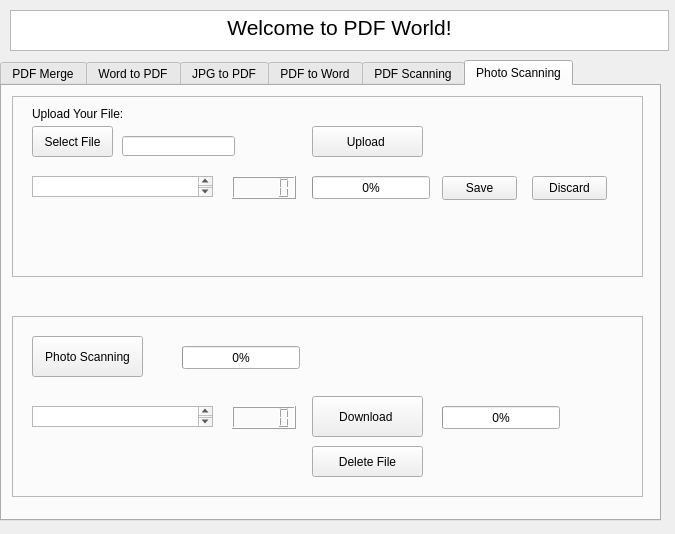
<?xml version="1.0" encoding="UTF-8"?>
<ui version="4.0">
 <class>Dialog</class>
 <widget class="QDialog" name="Dialog">
  <property name="geometry">
   <rect>
    <x>0</x>
    <y>0</y>
    <width>675</width>
    <height>534</height>
   </rect>
  </property>
  <property name="windowTitle">
   <string>Dialog</string>
  </property>
  <widget class="QTextEdit" name="textEdit">
   <property name="geometry">
    <rect>
     <x>10</x>
     <y>10</y>
     <width>659</width>
     <height>41</height>
    </rect>
   </property>
   <property name="html">
    <string>&lt;!DOCTYPE HTML PUBLIC &quot;-//W3C//DTD HTML 4.0//EN&quot; &quot;http://www.w3.org/TR/REC-html40/strict.dtd&quot;&gt;
&lt;html&gt;&lt;head&gt;&lt;meta name=&quot;qrichtext&quot; content=&quot;1&quot; /&gt;&lt;meta charset=&quot;utf-8&quot; /&gt;&lt;style type=&quot;text/css&quot;&gt;
p, li { white-space: pre-wrap; }
hr { height: 1px; border-width: 0; }
li.unchecked::marker { content: &quot;\2610&quot;; }
li.checked::marker { content: &quot;\2612&quot;; }
&lt;/style&gt;&lt;/head&gt;&lt;body style=&quot; font-family:'Microsoft YaHei UI'; font-size:9pt; font-weight:400; font-style:normal;&quot;&gt;
&lt;p align=&quot;center&quot; style=&quot; margin-top:0px; margin-bottom:0px; margin-left:0px; margin-right:0px; -qt-block-indent:0; text-indent:0px;&quot;&gt;&lt;span style=&quot; font-size:16pt;&quot;&gt;Welcome to PDF World!&lt;/span&gt;&lt;/p&gt;&lt;/body&gt;&lt;/html&gt;</string>
   </property>
  </widget>
  <widget class="QTabWidget" name="tabWidget">
   <property name="geometry">
    <rect>
     <x>0</x>
     <y>60</y>
     <width>661</width>
     <height>461</height>
    </rect>
   </property>
   <property name="toolTip">
    <string>&lt;html&gt;&lt;head/&gt;&lt;body&gt;&lt;p&gt;&lt;br/&gt;&lt;/p&gt;&lt;/body&gt;&lt;/html&gt;</string>
   </property>
   <property name="currentIndex">
    <number>5</number>
   </property>
   <widget class="QWidget" name="tab">
    <attribute name="title">
     <string>PDF Merge</string>
    </attribute>
    <widget class="QFrame" name="frame_3">
     <property name="geometry">
      <rect>
       <x>10</x>
       <y>230</y>
       <width>631</width>
       <height>181</height>
      </rect>
     </property>
     <property name="frameShape">
      <enum>QFrame::Shape::StyledPanel</enum>
     </property>
     <property name="frameShadow">
      <enum>QFrame::Shadow::Raised</enum>
     </property>
     <widget class="QPushButton" name="pushButton_4">
      <property name="geometry">
       <rect>
        <x>20</x>
        <y>20</y>
        <width>111</width>
        <height>41</height>
       </rect>
      </property>
      <property name="text">
       <string>PDF Merge</string>
      </property>
     </widget>
     <widget class="QPushButton" name="pushButton_3">
      <property name="geometry">
       <rect>
        <x>300</x>
        <y>80</y>
        <width>111</width>
        <height>41</height>
       </rect>
      </property>
      <property name="text">
       <string>Download </string>
      </property>
     </widget>
     <widget class="QProgressBar" name="progressBar_5">
      <property name="geometry">
       <rect>
        <x>170</x>
        <y>30</y>
        <width>118</width>
        <height>23</height>
       </rect>
      </property>
      <property name="value">
       <number>0</number>
      </property>
     </widget>
     <widget class="QProgressBar" name="progressBar_6">
      <property name="geometry">
       <rect>
        <x>430</x>
        <y>90</y>
        <width>118</width>
        <height>23</height>
       </rect>
      </property>
      <property name="value">
       <number>0</number>
      </property>
     </widget>
     <widget class="QPushButton" name="pushButton_32">
      <property name="geometry">
       <rect>
        <x>300</x>
        <y>130</y>
        <width>111</width>
        <height>31</height>
       </rect>
      </property>
      <property name="text">
       <string>Delete File</string>
      </property>
     </widget>
     <widget class="QTextBrowser" name="textBrowser_3">
      <property name="geometry">
       <rect>
        <x>20</x>
        <y>90</y>
        <width>181</width>
        <height>21</height>
       </rect>
      </property>
     </widget>
     <widget class="QLCDNumber" name="lcdNumber_3">
      <property name="geometry">
       <rect>
        <x>220</x>
        <y>90</y>
        <width>64</width>
        <height>23</height>
       </rect>
      </property>
     </widget>
    </widget>
    <widget class="QFrame" name="frame_18">
     <property name="geometry">
      <rect>
       <x>10</x>
       <y>10</y>
       <width>631</width>
       <height>191</height>
      </rect>
     </property>
     <property name="frameShape">
      <enum>QFrame::Shape::StyledPanel</enum>
     </property>
     <property name="frameShadow">
      <enum>QFrame::Shadow::Raised</enum>
     </property>
     <widget class="QLabel" name="label_12">
      <property name="geometry">
       <rect>
        <x>20</x>
        <y>10</y>
        <width>111</width>
        <height>16</height>
       </rect>
      </property>
      <property name="text">
       <string>Upload Your File:</string>
      </property>
     </widget>
     <widget class="QProgressBar" name="progressBar_26">
      <property name="geometry">
       <rect>
        <x>300</x>
        <y>80</y>
        <width>118</width>
        <height>23</height>
       </rect>
      </property>
      <property name="value">
       <number>0</number>
      </property>
     </widget>
     <widget class="QPushButton" name="pushButton_30">
      <property name="geometry">
       <rect>
        <x>20</x>
        <y>30</y>
        <width>81</width>
        <height>31</height>
       </rect>
      </property>
      <property name="text">
       <string>Select File</string>
      </property>
     </widget>
     <widget class="QPushButton" name="pushButton_31">
      <property name="geometry">
       <rect>
        <x>300</x>
        <y>30</y>
        <width>111</width>
        <height>31</height>
       </rect>
      </property>
      <property name="text">
       <string>Upload </string>
      </property>
     </widget>
     <widget class="QLineEdit" name="lineEditFilePath_6">
      <property name="geometry">
       <rect>
        <x>110</x>
        <y>40</y>
        <width>113</width>
        <height>20</height>
       </rect>
      </property>
     </widget>
     <widget class="QProgressBar" name="progressBar_27">
      <property name="geometry">
       <rect>
        <x>300</x>
        <y>120</y>
        <width>118</width>
        <height>23</height>
       </rect>
      </property>
      <property name="value">
       <number>0</number>
      </property>
     </widget>
     <widget class="QTextBrowser" name="textBrowser">
      <property name="geometry">
       <rect>
        <x>20</x>
        <y>80</y>
        <width>181</width>
        <height>21</height>
       </rect>
      </property>
     </widget>
     <widget class="QTextBrowser" name="textBrowser_2">
      <property name="geometry">
       <rect>
        <x>20</x>
        <y>120</y>
        <width>181</width>
        <height>21</height>
       </rect>
      </property>
     </widget>
     <widget class="QLCDNumber" name="lcdNumber">
      <property name="geometry">
       <rect>
        <x>220</x>
        <y>80</y>
        <width>64</width>
        <height>23</height>
       </rect>
      </property>
     </widget>
     <widget class="QLCDNumber" name="lcdNumber_2">
      <property name="geometry">
       <rect>
        <x>220</x>
        <y>120</y>
        <width>64</width>
        <height>23</height>
       </rect>
      </property>
     </widget>
     <widget class="QPushButton" name="pushButton">
      <property name="geometry">
       <rect>
        <x>430</x>
        <y>80</y>
        <width>75</width>
        <height>24</height>
       </rect>
      </property>
      <property name="text">
       <string>Save</string>
      </property>
     </widget>
     <widget class="QPushButton" name="pushButton_2">
      <property name="geometry">
       <rect>
        <x>430</x>
        <y>120</y>
        <width>75</width>
        <height>24</height>
       </rect>
      </property>
      <property name="text">
       <string>Save</string>
      </property>
     </widget>
     <widget class="QPushButton" name="pushButton_5">
      <property name="geometry">
       <rect>
        <x>520</x>
        <y>80</y>
        <width>75</width>
        <height>24</height>
       </rect>
      </property>
      <property name="text">
       <string>Discard</string>
      </property>
     </widget>
     <widget class="QPushButton" name="pushButton_6">
      <property name="geometry">
       <rect>
        <x>520</x>
        <y>120</y>
        <width>75</width>
        <height>24</height>
       </rect>
      </property>
      <property name="text">
       <string>Discard</string>
      </property>
     </widget>
    </widget>
   </widget>
   <widget class="QWidget" name="tab_2">
    <attribute name="title">
     <string>Word to PDF</string>
    </attribute>
    <widget class="QFrame" name="frame_9">
     <property name="geometry">
      <rect>
       <x>10</x>
       <y>230</y>
       <width>631</width>
       <height>181</height>
      </rect>
     </property>
     <property name="frameShape">
      <enum>QFrame::Shape::StyledPanel</enum>
     </property>
     <property name="frameShadow">
      <enum>QFrame::Shadow::Raised</enum>
     </property>
     <widget class="QPushButton" name="pushButton_10">
      <property name="geometry">
       <rect>
        <x>20</x>
        <y>20</y>
        <width>111</width>
        <height>41</height>
       </rect>
      </property>
      <property name="text">
       <string>Word to PDF</string>
      </property>
     </widget>
     <widget class="QPushButton" name="pushButton_11">
      <property name="geometry">
       <rect>
        <x>300</x>
        <y>80</y>
        <width>111</width>
        <height>41</height>
       </rect>
      </property>
      <property name="text">
       <string>Download </string>
      </property>
     </widget>
     <widget class="QProgressBar" name="progressBar_12">
      <property name="geometry">
       <rect>
        <x>170</x>
        <y>30</y>
        <width>118</width>
        <height>23</height>
       </rect>
      </property>
      <property name="value">
       <number>0</number>
      </property>
     </widget>
     <widget class="QProgressBar" name="progressBar_13">
      <property name="geometry">
       <rect>
        <x>430</x>
        <y>90</y>
        <width>118</width>
        <height>23</height>
       </rect>
      </property>
      <property name="value">
       <number>0</number>
      </property>
     </widget>
     <widget class="QTextBrowser" name="textBrowser_9">
      <property name="geometry">
       <rect>
        <x>20</x>
        <y>90</y>
        <width>181</width>
        <height>21</height>
       </rect>
      </property>
     </widget>
     <widget class="QLCDNumber" name="lcdNumber_9">
      <property name="geometry">
       <rect>
        <x>220</x>
        <y>90</y>
        <width>64</width>
        <height>23</height>
       </rect>
      </property>
     </widget>
     <widget class="QPushButton" name="pushButton_33">
      <property name="geometry">
       <rect>
        <x>300</x>
        <y>130</y>
        <width>111</width>
        <height>31</height>
       </rect>
      </property>
      <property name="text">
       <string>Delete File</string>
      </property>
     </widget>
    </widget>
    <widget class="QFrame" name="frame_17">
     <property name="geometry">
      <rect>
       <x>10</x>
       <y>10</y>
       <width>631</width>
       <height>181</height>
      </rect>
     </property>
     <property name="frameShape">
      <enum>QFrame::Shape::StyledPanel</enum>
     </property>
     <property name="frameShadow">
      <enum>QFrame::Shadow::Raised</enum>
     </property>
     <widget class="QLabel" name="label_11">
      <property name="geometry">
       <rect>
        <x>20</x>
        <y>10</y>
        <width>111</width>
        <height>16</height>
       </rect>
      </property>
      <property name="text">
       <string>Upload Your File:</string>
      </property>
     </widget>
     <widget class="QProgressBar" name="progressBar_25">
      <property name="geometry">
       <rect>
        <x>300</x>
        <y>80</y>
        <width>118</width>
        <height>23</height>
       </rect>
      </property>
      <property name="value">
       <number>0</number>
      </property>
     </widget>
     <widget class="QPushButton" name="pushButton_28">
      <property name="geometry">
       <rect>
        <x>20</x>
        <y>30</y>
        <width>81</width>
        <height>31</height>
       </rect>
      </property>
      <property name="text">
       <string>Select File</string>
      </property>
     </widget>
     <widget class="QPushButton" name="pushButton_29">
      <property name="geometry">
       <rect>
        <x>300</x>
        <y>30</y>
        <width>111</width>
        <height>31</height>
       </rect>
      </property>
      <property name="text">
       <string>Upload </string>
      </property>
     </widget>
     <widget class="QLineEdit" name="lineEditFilePath_5">
      <property name="geometry">
       <rect>
        <x>110</x>
        <y>40</y>
        <width>113</width>
        <height>20</height>
       </rect>
      </property>
     </widget>
     <widget class="QTextBrowser" name="textBrowser_4">
      <property name="geometry">
       <rect>
        <x>20</x>
        <y>80</y>
        <width>181</width>
        <height>21</height>
       </rect>
      </property>
     </widget>
     <widget class="QLCDNumber" name="lcdNumber_4">
      <property name="geometry">
       <rect>
        <x>220</x>
        <y>80</y>
        <width>64</width>
        <height>23</height>
       </rect>
      </property>
     </widget>
     <widget class="QPushButton" name="pushButton_7">
      <property name="geometry">
       <rect>
        <x>520</x>
        <y>80</y>
        <width>75</width>
        <height>24</height>
       </rect>
      </property>
      <property name="text">
       <string>Discard</string>
      </property>
     </widget>
     <widget class="QPushButton" name="pushButton_8">
      <property name="geometry">
       <rect>
        <x>430</x>
        <y>80</y>
        <width>75</width>
        <height>24</height>
       </rect>
      </property>
      <property name="text">
       <string>Save</string>
      </property>
     </widget>
    </widget>
   </widget>
   <widget class="QWidget" name="tab_3">
    <attribute name="title">
     <string>JPG to PDF</string>
    </attribute>
    <widget class="QFrame" name="frame_10">
     <property name="geometry">
      <rect>
       <x>10</x>
       <y>230</y>
       <width>631</width>
       <height>181</height>
      </rect>
     </property>
     <property name="frameShape">
      <enum>QFrame::Shape::StyledPanel</enum>
     </property>
     <property name="frameShadow">
      <enum>QFrame::Shadow::Raised</enum>
     </property>
     <widget class="QPushButton" name="pushButton_12">
      <property name="geometry">
       <rect>
        <x>20</x>
        <y>20</y>
        <width>111</width>
        <height>41</height>
       </rect>
      </property>
      <property name="text">
       <string>JPG to PDF</string>
      </property>
     </widget>
     <widget class="QPushButton" name="pushButton_13">
      <property name="geometry">
       <rect>
        <x>300</x>
        <y>80</y>
        <width>111</width>
        <height>41</height>
       </rect>
      </property>
      <property name="text">
       <string>Download </string>
      </property>
     </widget>
     <widget class="QProgressBar" name="progressBar_14">
      <property name="geometry">
       <rect>
        <x>170</x>
        <y>30</y>
        <width>118</width>
        <height>23</height>
       </rect>
      </property>
      <property name="value">
       <number>0</number>
      </property>
     </widget>
     <widget class="QProgressBar" name="progressBar_15">
      <property name="geometry">
       <rect>
        <x>430</x>
        <y>90</y>
        <width>118</width>
        <height>23</height>
       </rect>
      </property>
      <property name="value">
       <number>0</number>
      </property>
     </widget>
     <widget class="QTextBrowser" name="textBrowser_10">
      <property name="geometry">
       <rect>
        <x>20</x>
        <y>90</y>
        <width>181</width>
        <height>21</height>
       </rect>
      </property>
     </widget>
     <widget class="QLCDNumber" name="lcdNumber_10">
      <property name="geometry">
       <rect>
        <x>220</x>
        <y>90</y>
        <width>64</width>
        <height>23</height>
       </rect>
      </property>
     </widget>
     <widget class="QPushButton" name="pushButton_34">
      <property name="geometry">
       <rect>
        <x>300</x>
        <y>130</y>
        <width>111</width>
        <height>31</height>
       </rect>
      </property>
      <property name="text">
       <string>Delete File</string>
      </property>
     </widget>
    </widget>
    <widget class="QFrame" name="frame_16">
     <property name="geometry">
      <rect>
       <x>10</x>
       <y>10</y>
       <width>631</width>
       <height>181</height>
      </rect>
     </property>
     <property name="frameShape">
      <enum>QFrame::Shape::StyledPanel</enum>
     </property>
     <property name="frameShadow">
      <enum>QFrame::Shadow::Raised</enum>
     </property>
     <widget class="QLabel" name="label_10">
      <property name="geometry">
       <rect>
        <x>20</x>
        <y>10</y>
        <width>111</width>
        <height>16</height>
       </rect>
      </property>
      <property name="text">
       <string>Upload Your File:</string>
      </property>
     </widget>
     <widget class="QProgressBar" name="progressBar_24">
      <property name="geometry">
       <rect>
        <x>300</x>
        <y>80</y>
        <width>118</width>
        <height>23</height>
       </rect>
      </property>
      <property name="value">
       <number>0</number>
      </property>
     </widget>
     <widget class="QPushButton" name="pushButton_26">
      <property name="geometry">
       <rect>
        <x>20</x>
        <y>30</y>
        <width>81</width>
        <height>31</height>
       </rect>
      </property>
      <property name="text">
       <string>Select File</string>
      </property>
     </widget>
     <widget class="QPushButton" name="pushButton_27">
      <property name="geometry">
       <rect>
        <x>300</x>
        <y>30</y>
        <width>111</width>
        <height>31</height>
       </rect>
      </property>
      <property name="text">
       <string>Upload </string>
      </property>
     </widget>
     <widget class="QLineEdit" name="lineEditFilePath_4">
      <property name="geometry">
       <rect>
        <x>110</x>
        <y>40</y>
        <width>113</width>
        <height>20</height>
       </rect>
      </property>
     </widget>
     <widget class="QPushButton" name="pushButton_38">
      <property name="geometry">
       <rect>
        <x>430</x>
        <y>80</y>
        <width>75</width>
        <height>24</height>
       </rect>
      </property>
      <property name="text">
       <string>Save</string>
      </property>
     </widget>
     <widget class="QPushButton" name="pushButton_9">
      <property name="geometry">
       <rect>
        <x>520</x>
        <y>80</y>
        <width>75</width>
        <height>24</height>
       </rect>
      </property>
      <property name="text">
       <string>Discard</string>
      </property>
     </widget>
    </widget>
    <widget class="QTextBrowser" name="textBrowser_5">
     <property name="geometry">
      <rect>
       <x>30</x>
       <y>90</y>
       <width>181</width>
       <height>21</height>
      </rect>
     </property>
    </widget>
    <widget class="QLCDNumber" name="lcdNumber_5">
     <property name="geometry">
      <rect>
       <x>230</x>
       <y>90</y>
       <width>64</width>
       <height>23</height>
      </rect>
     </property>
    </widget>
   </widget>
   <widget class="QWidget" name="tab_4">
    <attribute name="title">
     <string>PDF to Word</string>
    </attribute>
    <widget class="QFrame" name="frame_11">
     <property name="geometry">
      <rect>
       <x>10</x>
       <y>230</y>
       <width>631</width>
       <height>181</height>
      </rect>
     </property>
     <property name="frameShape">
      <enum>QFrame::Shape::StyledPanel</enum>
     </property>
     <property name="frameShadow">
      <enum>QFrame::Shadow::Raised</enum>
     </property>
     <widget class="QPushButton" name="pushButton_14">
      <property name="geometry">
       <rect>
        <x>20</x>
        <y>20</y>
        <width>111</width>
        <height>41</height>
       </rect>
      </property>
      <property name="text">
       <string>PDF to Word</string>
      </property>
     </widget>
     <widget class="QPushButton" name="pushButton_15">
      <property name="geometry">
       <rect>
        <x>300</x>
        <y>80</y>
        <width>111</width>
        <height>41</height>
       </rect>
      </property>
      <property name="text">
       <string>Download </string>
      </property>
     </widget>
     <widget class="QProgressBar" name="progressBar_16">
      <property name="geometry">
       <rect>
        <x>170</x>
        <y>30</y>
        <width>118</width>
        <height>23</height>
       </rect>
      </property>
      <property name="value">
       <number>0</number>
      </property>
     </widget>
     <widget class="QProgressBar" name="progressBar_17">
      <property name="geometry">
       <rect>
        <x>430</x>
        <y>90</y>
        <width>118</width>
        <height>23</height>
       </rect>
      </property>
      <property name="value">
       <number>0</number>
      </property>
     </widget>
     <widget class="QTextBrowser" name="textBrowser_11">
      <property name="geometry">
       <rect>
        <x>20</x>
        <y>90</y>
        <width>181</width>
        <height>21</height>
       </rect>
      </property>
     </widget>
     <widget class="QLCDNumber" name="lcdNumber_11">
      <property name="geometry">
       <rect>
        <x>220</x>
        <y>90</y>
        <width>64</width>
        <height>23</height>
       </rect>
      </property>
     </widget>
     <widget class="QPushButton" name="pushButton_35">
      <property name="geometry">
       <rect>
        <x>300</x>
        <y>130</y>
        <width>111</width>
        <height>31</height>
       </rect>
      </property>
      <property name="text">
       <string>Delete File</string>
      </property>
     </widget>
    </widget>
    <widget class="QFrame" name="frame_15">
     <property name="geometry">
      <rect>
       <x>10</x>
       <y>10</y>
       <width>631</width>
       <height>181</height>
      </rect>
     </property>
     <property name="frameShape">
      <enum>QFrame::Shape::StyledPanel</enum>
     </property>
     <property name="frameShadow">
      <enum>QFrame::Shadow::Raised</enum>
     </property>
     <widget class="QLabel" name="label_9">
      <property name="geometry">
       <rect>
        <x>20</x>
        <y>10</y>
        <width>111</width>
        <height>16</height>
       </rect>
      </property>
      <property name="text">
       <string>Upload Your File:</string>
      </property>
     </widget>
     <widget class="QProgressBar" name="progressBar_23">
      <property name="geometry">
       <rect>
        <x>300</x>
        <y>80</y>
        <width>118</width>
        <height>23</height>
       </rect>
      </property>
      <property name="value">
       <number>0</number>
      </property>
     </widget>
     <widget class="QPushButton" name="pushButton_24">
      <property name="geometry">
       <rect>
        <x>20</x>
        <y>30</y>
        <width>81</width>
        <height>31</height>
       </rect>
      </property>
      <property name="text">
       <string>Select File</string>
      </property>
     </widget>
     <widget class="QPushButton" name="pushButton_25">
      <property name="geometry">
       <rect>
        <x>300</x>
        <y>30</y>
        <width>111</width>
        <height>31</height>
       </rect>
      </property>
      <property name="text">
       <string>Upload </string>
      </property>
     </widget>
     <widget class="QLineEdit" name="lineEditFilePath_3">
      <property name="geometry">
       <rect>
        <x>110</x>
        <y>40</y>
        <width>113</width>
        <height>20</height>
       </rect>
      </property>
     </widget>
     <widget class="QTextBrowser" name="textBrowser_6">
      <property name="geometry">
       <rect>
        <x>20</x>
        <y>80</y>
        <width>181</width>
        <height>21</height>
       </rect>
      </property>
     </widget>
     <widget class="QLCDNumber" name="lcdNumber_6">
      <property name="geometry">
       <rect>
        <x>220</x>
        <y>80</y>
        <width>64</width>
        <height>23</height>
       </rect>
      </property>
     </widget>
     <widget class="QPushButton" name="pushButton_39">
      <property name="geometry">
       <rect>
        <x>520</x>
        <y>80</y>
        <width>75</width>
        <height>24</height>
       </rect>
      </property>
      <property name="text">
       <string>Discard</string>
      </property>
     </widget>
     <widget class="QPushButton" name="pushButton_40">
      <property name="geometry">
       <rect>
        <x>430</x>
        <y>80</y>
        <width>75</width>
        <height>24</height>
       </rect>
      </property>
      <property name="text">
       <string>Save</string>
      </property>
     </widget>
    </widget>
   </widget>
   <widget class="QWidget" name="tab_5">
    <attribute name="title">
     <string>PDF Scanning</string>
    </attribute>
    <widget class="QFrame" name="frame_12">
     <property name="geometry">
      <rect>
       <x>10</x>
       <y>230</y>
       <width>631</width>
       <height>181</height>
      </rect>
     </property>
     <property name="frameShape">
      <enum>QFrame::Shape::StyledPanel</enum>
     </property>
     <property name="frameShadow">
      <enum>QFrame::Shadow::Raised</enum>
     </property>
     <widget class="QPushButton" name="pushButton_16">
      <property name="geometry">
       <rect>
        <x>20</x>
        <y>20</y>
        <width>111</width>
        <height>41</height>
       </rect>
      </property>
      <property name="text">
       <string>PDF Scanning</string>
      </property>
     </widget>
     <widget class="QPushButton" name="pushButton_17">
      <property name="geometry">
       <rect>
        <x>300</x>
        <y>80</y>
        <width>111</width>
        <height>41</height>
       </rect>
      </property>
      <property name="text">
       <string>Download </string>
      </property>
     </widget>
     <widget class="QProgressBar" name="progressBar_18">
      <property name="geometry">
       <rect>
        <x>170</x>
        <y>30</y>
        <width>118</width>
        <height>23</height>
       </rect>
      </property>
      <property name="value">
       <number>0</number>
      </property>
     </widget>
     <widget class="QProgressBar" name="progressBar_19">
      <property name="geometry">
       <rect>
        <x>430</x>
        <y>90</y>
        <width>118</width>
        <height>23</height>
       </rect>
      </property>
      <property name="value">
       <number>0</number>
      </property>
     </widget>
     <widget class="QTextBrowser" name="textBrowser_12">
      <property name="geometry">
       <rect>
        <x>20</x>
        <y>90</y>
        <width>181</width>
        <height>21</height>
       </rect>
      </property>
     </widget>
     <widget class="QLCDNumber" name="lcdNumber_12">
      <property name="geometry">
       <rect>
        <x>220</x>
        <y>90</y>
        <width>64</width>
        <height>23</height>
       </rect>
      </property>
     </widget>
     <widget class="QPushButton" name="pushButton_36">
      <property name="geometry">
       <rect>
        <x>300</x>
        <y>130</y>
        <width>111</width>
        <height>31</height>
       </rect>
      </property>
      <property name="text">
       <string>Delete File</string>
      </property>
     </widget>
    </widget>
    <widget class="QFrame" name="frame_14">
     <property name="geometry">
      <rect>
       <x>10</x>
       <y>10</y>
       <width>631</width>
       <height>181</height>
      </rect>
     </property>
     <property name="frameShape">
      <enum>QFrame::Shape::StyledPanel</enum>
     </property>
     <property name="frameShadow">
      <enum>QFrame::Shadow::Raised</enum>
     </property>
     <widget class="QLabel" name="label_8">
      <property name="geometry">
       <rect>
        <x>20</x>
        <y>10</y>
        <width>111</width>
        <height>16</height>
       </rect>
      </property>
      <property name="text">
       <string>Upload Your File:</string>
      </property>
     </widget>
     <widget class="QProgressBar" name="progressBar_22">
      <property name="geometry">
       <rect>
        <x>300</x>
        <y>80</y>
        <width>118</width>
        <height>23</height>
       </rect>
      </property>
      <property name="value">
       <number>0</number>
      </property>
     </widget>
     <widget class="QPushButton" name="pushButton_22">
      <property name="geometry">
       <rect>
        <x>20</x>
        <y>30</y>
        <width>81</width>
        <height>31</height>
       </rect>
      </property>
      <property name="text">
       <string>Select File</string>
      </property>
     </widget>
     <widget class="QPushButton" name="pushButton_23">
      <property name="geometry">
       <rect>
        <x>300</x>
        <y>30</y>
        <width>111</width>
        <height>31</height>
       </rect>
      </property>
      <property name="text">
       <string>Upload </string>
      </property>
     </widget>
     <widget class="QLineEdit" name="lineEditFilePath_2">
      <property name="geometry">
       <rect>
        <x>110</x>
        <y>40</y>
        <width>113</width>
        <height>20</height>
       </rect>
      </property>
     </widget>
     <widget class="QTextBrowser" name="textBrowser_7">
      <property name="geometry">
       <rect>
        <x>20</x>
        <y>80</y>
        <width>181</width>
        <height>21</height>
       </rect>
      </property>
     </widget>
     <widget class="QLCDNumber" name="lcdNumber_7">
      <property name="geometry">
       <rect>
        <x>220</x>
        <y>80</y>
        <width>64</width>
        <height>23</height>
       </rect>
      </property>
     </widget>
     <widget class="QPushButton" name="pushButton_41">
      <property name="geometry">
       <rect>
        <x>520</x>
        <y>80</y>
        <width>75</width>
        <height>24</height>
       </rect>
      </property>
      <property name="text">
       <string>Discard</string>
      </property>
     </widget>
     <widget class="QPushButton" name="pushButton_42">
      <property name="geometry">
       <rect>
        <x>430</x>
        <y>80</y>
        <width>75</width>
        <height>24</height>
       </rect>
      </property>
      <property name="text">
       <string>Save</string>
      </property>
     </widget>
    </widget>
   </widget>
   <widget class="QWidget" name="tab_6">
    <attribute name="title">
     <string>Photo Scanning</string>
    </attribute>
    <widget class="QFrame" name="frame_8">
     <property name="geometry">
      <rect>
       <x>10</x>
       <y>10</y>
       <width>631</width>
       <height>181</height>
      </rect>
     </property>
     <property name="frameShape">
      <enum>QFrame::Shape::StyledPanel</enum>
     </property>
     <property name="frameShadow">
      <enum>QFrame::Shadow::Raised</enum>
     </property>
     <widget class="QLabel" name="label_7">
      <property name="geometry">
       <rect>
        <x>20</x>
        <y>10</y>
        <width>111</width>
        <height>16</height>
       </rect>
      </property>
      <property name="text">
       <string>Upload Your File:</string>
      </property>
     </widget>
     <widget class="QProgressBar" name="progressBar_11">
      <property name="geometry">
       <rect>
        <x>300</x>
        <y>80</y>
        <width>118</width>
        <height>23</height>
       </rect>
      </property>
      <property name="value">
       <number>0</number>
      </property>
     </widget>
     <widget class="QPushButton" name="pushButton_20">
      <property name="geometry">
       <rect>
        <x>20</x>
        <y>30</y>
        <width>81</width>
        <height>31</height>
       </rect>
      </property>
      <property name="text">
       <string>Select File</string>
      </property>
     </widget>
     <widget class="QPushButton" name="pushButton_21">
      <property name="geometry">
       <rect>
        <x>300</x>
        <y>30</y>
        <width>111</width>
        <height>31</height>
       </rect>
      </property>
      <property name="text">
       <string>Upload </string>
      </property>
     </widget>
     <widget class="QLineEdit" name="lineEditFilePath">
      <property name="geometry">
       <rect>
        <x>110</x>
        <y>40</y>
        <width>113</width>
        <height>20</height>
       </rect>
      </property>
     </widget>
     <widget class="QTextBrowser" name="textBrowser_8">
      <property name="geometry">
       <rect>
        <x>20</x>
        <y>80</y>
        <width>181</width>
        <height>21</height>
       </rect>
      </property>
     </widget>
     <widget class="QLCDNumber" name="lcdNumber_8">
      <property name="geometry">
       <rect>
        <x>220</x>
        <y>80</y>
        <width>64</width>
        <height>23</height>
       </rect>
      </property>
     </widget>
     <widget class="QPushButton" name="pushButton_43">
      <property name="geometry">
       <rect>
        <x>520</x>
        <y>80</y>
        <width>75</width>
        <height>24</height>
       </rect>
      </property>
      <property name="text">
       <string>Discard</string>
      </property>
     </widget>
     <widget class="QPushButton" name="pushButton_44">
      <property name="geometry">
       <rect>
        <x>430</x>
        <y>80</y>
        <width>75</width>
        <height>24</height>
       </rect>
      </property>
      <property name="text">
       <string>Save</string>
      </property>
     </widget>
    </widget>
    <widget class="QFrame" name="frame_13">
     <property name="geometry">
      <rect>
       <x>10</x>
       <y>230</y>
       <width>631</width>
       <height>181</height>
      </rect>
     </property>
     <property name="frameShape">
      <enum>QFrame::Shape::StyledPanel</enum>
     </property>
     <property name="frameShadow">
      <enum>QFrame::Shadow::Raised</enum>
     </property>
     <widget class="QPushButton" name="pushButton_18">
      <property name="geometry">
       <rect>
        <x>20</x>
        <y>20</y>
        <width>111</width>
        <height>41</height>
       </rect>
      </property>
      <property name="text">
       <string>Photo Scanning</string>
      </property>
     </widget>
     <widget class="QPushButton" name="pushButton_19">
      <property name="geometry">
       <rect>
        <x>300</x>
        <y>80</y>
        <width>111</width>
        <height>41</height>
       </rect>
      </property>
      <property name="text">
       <string>Download </string>
      </property>
     </widget>
     <widget class="QProgressBar" name="progressBar_20">
      <property name="geometry">
       <rect>
        <x>170</x>
        <y>30</y>
        <width>118</width>
        <height>23</height>
       </rect>
      </property>
      <property name="value">
       <number>0</number>
      </property>
     </widget>
     <widget class="QProgressBar" name="progressBar_21">
      <property name="geometry">
       <rect>
        <x>430</x>
        <y>90</y>
        <width>118</width>
        <height>23</height>
       </rect>
      </property>
      <property name="value">
       <number>0</number>
      </property>
     </widget>
     <widget class="QTextBrowser" name="textBrowser_13">
      <property name="geometry">
       <rect>
        <x>20</x>
        <y>90</y>
        <width>181</width>
        <height>21</height>
       </rect>
      </property>
     </widget>
     <widget class="QLCDNumber" name="lcdNumber_13">
      <property name="geometry">
       <rect>
        <x>220</x>
        <y>90</y>
        <width>64</width>
        <height>23</height>
       </rect>
      </property>
     </widget>
     <widget class="QPushButton" name="pushButton_37">
      <property name="geometry">
       <rect>
        <x>300</x>
        <y>130</y>
        <width>111</width>
        <height>31</height>
       </rect>
      </property>
      <property name="text">
       <string>Delete File</string>
      </property>
     </widget>
    </widget>
   </widget>
  </widget>
  <zorder>tabWidget</zorder>
  <zorder>textEdit</zorder>
 </widget>
 <resources/>
 <connections/>
</ui>
